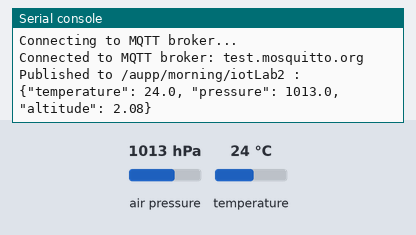
This program was run on a simulated ESP32 board running MicroPython. Parts: the last lines printed to the serial console. The inputs (shaded band) are chosen by the test bench; at power-on: air pressure 1013 hPa, temperature 24 °C. WiFi joins after 1.5 s; no MQTT or app messages arrive unless stated.

Above: at 2.9 s.
3.0 s: air pressure set to 952 hPa
6.0 s: temperature set to 12 °C
At 7.9 s:
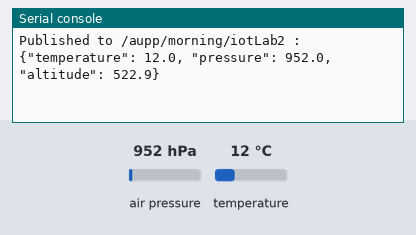
9.0 s: air pressure set to 975 hPa
At 13.0 s:
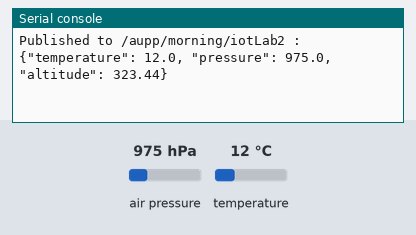
Timing chart, 0 to 14.5 s (numbered marks = the images above; inputs shaded):
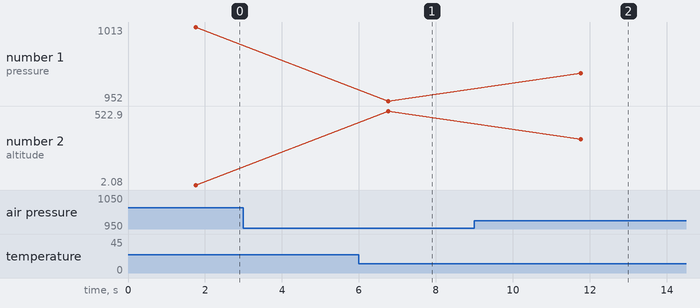

The program:

bnp280.py
```python
import network
import time
import json
from machine import Pin, I2C
from umqtt.simple import MQTTClient
from bmp280 import BMP280

# ===== Wi-Fi credentials =====
WIFI_SSID = "Robotic WIFI"
WIFI_PASS = "rbtWIFI@2025"

# ===== MQTT setup =====
MQTT_BROKER = "test.mosquitto.org"
MQTT_PORT = 1883
CLIENT_ID = b"esp32-bmp280"
TOPIC = b"/aupp/morning/iotLab2"

# ===== Initialize I2C and BMP280 =====
i2c = I2C(scl=Pin(22), sda=Pin(21))
bmp = BMP280(i2c)

# ===== Connect Wi-Fi =====
def wifi_connect():
    wlan = network.WLAN(network.STA_IF)
    wlan.active(True)
    if not wlan.isconnected():
        print("Connecting to Wi-Fi...")
        wlan.connect(WIFI_SSID, WIFI_PASS)
        t0 = time.ticks_ms()
        while not wlan.isconnected():
            if time.ticks_diff(time.ticks_ms(), t0) > 15000:
                raise RuntimeError("Wi-Fi connection timeout")
            time.sleep(0.2)
    print("Wi-Fi connected:", wlan.ifconfig())

# ===== Main Loop =====
def main():
    wifi_connect()

    print("Connecting to MQTT broker...")
    client = MQTTClient(CLIENT_ID, MQTT_BROKER, port=MQTT_PORT, keepalive=30)
    client.connect()
    print("Connected to MQTT broker:", MQTT_BROKER)

    while True:
        temperature = bmp.temperature
        pressure = bmp.pressure

        payload = json.dumps({
            "temperature": round(temperature, 2),
            "pressure": round(pressure / 100 , 2),
            "altitude": round(bmp.altitude, 2)
        })

        try:
            client.publish(TOPIC, payload)
            print("Published to", TOPIC.decode(), ":", payload)
        except OSError as e:
            print("MQTT publish failed:", e)
            print("Reconnecting to broker...")
            try:
                client.connect()
                print("Reconnected!")
            except Exception as e2:
                print("Reconnect failed:", e2)
                time.sleep(5)

        time.sleep(5)

if __name__ == "__main__":
    main()
```

Measured:
- after the input at 6.0 s, the serial console: prints a new line after 0.76 s (image 1)
- after the input at 9.0 s, the serial console: prints a new line after 2.8 s (image 2)
- plotted number 1: 952 → 975 after the input at 9.0 s
- plotted number 2: 522.9 → 323.44 after the input at 9.0 s
